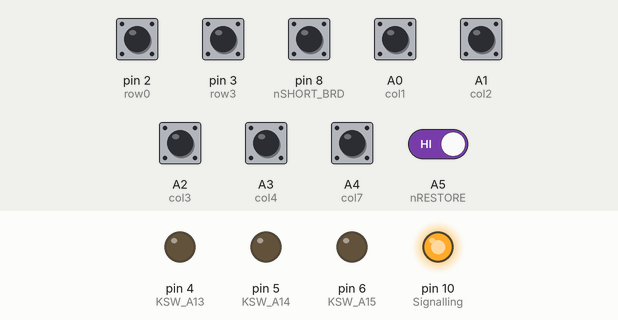
Bench run of a sketch on a simulated Arduino Uno, built with avr-gcc and run on an emulated ATmega328P. On the bench: output pins drawn as LEDs (lit = HIGH). Inputs (shaded band) come from the test bench; at power-on: A0 (col1), A1 (col2), A2 (col3), A3 (col4), A4 (col7), A5 (nRESTORE), pin 2 (row0), pin 3 (row3), pin 8 (nSHORT_BRD) HIGH. EEPROM starts erased; pins used as bus, display or sensor lines are not drawn; what the sketch prints to the serial monitor is not drawn.

Above: at 2.9 s.
3.0 s: A5 (nRESTORE) driven LOW
At 4.9 s:
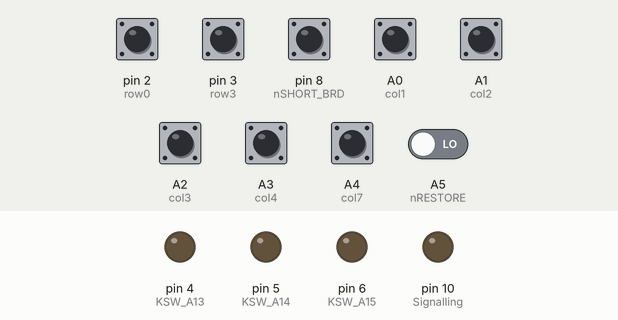
6.0 s: A5 (nRESTORE) driven HIGH
Timing chart, 0 to 9.0 s (numbered marks = the images above; inputs shaded):
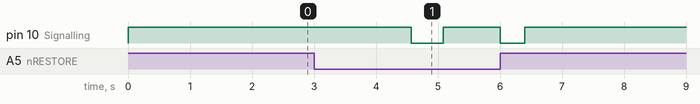

Measured:
- after the input at 3.0 s, pin 10 (Signalling): HIGH → LOW after 1.6 s, → HIGH 0.52 s later

The sketch:

c64kbksw.ino
```cpp
/*  Software for the keyboard controlled kernal switch
 *  by Sven Petersen, 2020
 *
 *  Revisioon history
 *  Rev. 0.0: initial release
 *  Rev. 0.1: since some games (e.g. Gyruss) modify the reset procedure, the "unstoppable reset" (= EXROM Reset) was
 *            implemented. Pressing RESTORE for approximatety 2-4 seconds is a normal reset, holding it longer =
 *            EXROM reset.
 *  Rev. 0.2: Implemented signalling on RESIO2.
 */

#define LED
//#define buzzer

#include <EEPROM.h>

/* Configuration */
const bool recover_empty = true;     //enable recover to Kernal one, in case an empty/not working kernal was selected
const int  NumKernal = 8;            //This is the highest valid Kernal number

/* pin definitions */
const int row0 = 2;         // Row signal, input, active low, INT0
const int row3 = 3;         // Row signal, input, active low, INT1
const int KSW_A13 = 4;      // output, A13 to kernal adaptor/switch
const int KSW_A14 = 5;      // output, A14 to kernal adaptor/switch
const int KSW_A15 = 6;      // output, A15 to kernal adaptor/switch
const int C64RESET = 7;     // output, RESET signal for the C64
const int col1 = A0;        // input, column signal, active low
const int col2 = A1;        // input, column signal, active low
const int col3 = A2;        // input, column signal, active low
const int col4 = A3;        // input, column signal, active low
const int col7 = A4;        // input, column signal, active low
const int nRESTORE = A5;    // input, RESTORE key, active low
const int nSHORT_BRD = 8;   // input, short board jumper
const int nEXROM = 9;       // /EXROM Pin connected to pin header J4, pin 5
// const int RSVD  = 10;    // reserved. Pin connected to pin header J4, pin 6
const int Signalling  = 10; // Pin for signaling (LED or buzzer with tone generator), pin header J4, pin 6

#ifdef buzzer
const bool sig_idle = LOW;   // idle level of J4, pin 6 (should be HIGH for a power LED)
#else
const bool sig_idle = HIGH;  // idle level of J4, pin 6 (should be HIGH for a power LED)
#endif

const int Restore_Count = 1500; // count appr. 2 seconds for RestoreKey before Reset
const int EXROM_Count = 3000;   // limit for EXROM reset
const int Sig_time = 500; // constant for signalling duration

/* other constants */
#define EEPROMAddr 0        // EEPROM Address of last kernal selection
#define ScanDelay 10000     // delay ibn ms before reset for no scan activity or an empty kernal memory slot, respectively

/* variables */
byte KOffset = 0;           // offset for kernal number
byte KNumber = 0;           // Kernal number
byte KAddr = 0;             // Address bits for Kernal
bool RestoreKey = 0;        // holds the info, if the restore key is pressed
bool oldRestoreKey = 0;     // remeber the old status to compare
int  countup = 0;           // counter for restore key time measurement
byte key = 128;             // calculate the Key
int  KMax;                  // holds the highest Kernal Number


/* Data Exchange variables for ISR (have to be volatile) */
volatile bool NumPressed = 0;  // ISR flag for number pressed
volatile bool NumOdd = 0;      // ISR flag for odd numbers. Row0 => odd numbers, Row3 => even numbers
volatile byte ColData = 0x1F;  // column data, read from PORTD

/* in case, the kernal switch switches to a memory slot without a proper kernal software
 *  there is no keyboard scan activity. That is why the kernal switch cannot detect keys anymore
 *  to circumvent this, the column scan activity is detected. If there is no activity after switching kernals
 *  the kernal is set to #1 and the C64 is reset.
 */
byte columns;           // variable for reading out the column
int scan_cnt;           // 5000 miliseconds without scan changing to kernal #1 and resetting
int scan_found;         // flag for keybioard activity detected
byte inactive = 0;      // keyboard scan inactive: 1 -> inactive, 0 = active
bool exrom_mode = 0;    // exrom reset: 0 => no, 1 => yes
int signalling_cnt = 0; // count down for signalling pin

void setup() {
  /* keyboard scan signals */
  pinMode( row0, INPUT_PULLUP);  // pullup required for MOS logic
  pinMode( row3, INPUT_PULLUP);  // pullup required for MOS logic
  pinMode( col1, INPUT_PULLUP);  // pullup required for MOS logic
  pinMode( col2, INPUT_PULLUP);  // pullup required for MOS logic
  pinMode( col3, INPUT_PULLUP);  // pullup required for MOS logic
  pinMode( col4, INPUT_PULLUP);  // pullup required for MOS logic
  pinMode( col7, INPUT_PULLUP);  // pullup required for MOS logic
  pinMode( nRESTORE, INPUT_PULLUP);  // pullup required for MOS logic
  pinMode( nEXROM, INPUT );      // it needs to be high impedance, will switch to LOW and OUTPUT when required.
  digitalWrite( nEXROM, HIGH );
  digitalWrite( Signalling, sig_idle ); // Signalling pin6, J4
  pinMode( Signalling, OUTPUT);

  /* jumper */
  pinMode(nSHORT_BRD, INPUT);   // jumper: LOW = Short Board => lowest kernal number is 1
  if (digitalRead(nSHORT_BRD) == LOW)
  {
    KOffset = 1; // it is a short board! kernal number offset is 1, since the BASIC is in the lowest 8k of the Kernal ROM
  }

  /* last kernal from eeprom */
  KNumber = EEPROM.read(EEPROMAddr);
  if ((KNumber < 1) || (KNumber > 8-KOffset)) { // if out of range, the first kernal is selected.
    KNumber = 1;
    EEPROM.write(EEPROMAddr, KNumber);
  }
  inactive = EEPROM.read(EEPROMAddr+1);         // keyscan inactive flag
  if (inactive > 1) {
    inactive = 0;
    EEPROM.write(EEPROMAddr+1, inactive);
  }
  exrom_mode = 0;                               // initialize exrom mode (for reset). 0 = no exrom reset

  KAddr = KNumber - 1 + KOffset; // Calculate the address bits.
  // For long boards, it should be between 0 and 7,
  // for short boards, it should be 1 to 7, because the first 8k are occupied by the BASIC ROM.

  /* Control outputs (for Kernal Adaptor and C64) */
  SetAddressBits( KAddr );        // set the MS address bits for the kernal ROM
  pinMode( KSW_A13, OUTPUT );     // make it an output
  pinMode( KSW_A14, OUTPUT );     // make it an output
  pinMode( KSW_A15, OUTPUT );     // make it an output
  digitalWrite( C64RESET, LOW );  // no reset for the C64
  pinMode( C64RESET, OUTPUT );    // make it an output

  if (recover_empty == true) {
    scan_cnt = ScanDelay;         // reset scan countdown
    scan_found = false;           // reset detection flag
    KMax = 8 - KOffset;
  }
  else {
    scan_cnt = 0;                 // reset scan countdown
    scan_found = true;            // reset detection flag
    KMax = NumKernal;
  }
  if (inactive == 1) {             // if scan timeout is inactive, just set scan_found
    scan_found = true;
    scan_cnt = 0;
  }

  attachInterrupt(digitalPinToInterrupt(row0), ISR_row0, LOW);
  attachInterrupt(digitalPinToInterrupt(row3), ISR_row3, LOW);

  Serial.begin(9600);  // start serial interface
  /* output status etc. */
  Serial.println( "\nC64 Keyboard Controlled Kernal Switch v0.20" );
  if (KOffset == 1) {
    Serial.println("Short Board configured.");
  }
  else {
    Serial.println("Long Board configured.");
  }
  if (recover_empty == true) {
    Serial.print("Empty Kernal slot (=scan activity) detection: ");
    if (inactive == 1 ) {
      Serial.println("inactive.");
    }
    else {
      Serial.println("active.");
    }
  }
  else {
    Serial.print("Number of Kernals: ");
    Serial.println(NumKernal);
  }
  Serial.print("Kernal number: ");
  Serial.println( KNumber );
}

/* This function sets the address bits on the pin header J4. Parameter is addr (0..7) */
void SetAddressBits( byte addr ) {
   digitalWrite( C64RESET, HIGH );                              // do it, while /reset is low (samle like the port pin is high)
   delay (50 );                                                 // wait 50 ms
   if ((addr & 1) == 0) {         // A13
    digitalWrite(KSW_A13, LOW);
  }
  else {
    digitalWrite(KSW_A13, HIGH);
  }
  if ((addr & 2) == 0) {          // A14
    digitalWrite(KSW_A14, LOW);
  }
  else {
    digitalWrite(KSW_A14, HIGH);
  }
  if ((addr & 4) == 0) {          // A15
    digitalWrite(KSW_A15, LOW);
  }
  else {
    digitalWrite(KSW_A15, HIGH);
  }
}

void ResetC64() {
  digitalWrite( Signalling, !sig_idle );                     // Signalling active
  digitalWrite( C64RESET, HIGH );                            // issue a reset pulse for the C64
  delay( 100 );                                              // 100ms delay
  if (exrom_mode == 1) {
    digitalWrite( nEXROM, LOW );                             // exrom pin low
    pinMode( nEXROM, OUTPUT );                               // and output
  }
  delay( 300 );                                              // pulse duration: 100+300ms
  digitalWrite( C64RESET, LOW );
  if (exrom_mode == 1) {
    delay( 300 );                                            // EXROM should be 300ms longer LOW than RESET
    pinMode( nEXROM, INPUT );                                // and input = high impedance (HIZ)
    digitalWrite( nEXROM, HIGH );                            // exrom pin high
  }
  if ((recover_empty == true) && (inactive == 0)) {
    scan_cnt = ScanDelay;                                    // reset scan countdown
    scan_found = false;                                      // reset detection flag
  }
  else {
    scan_cnt = 0;
    scan_found = true;
  }
  countup = 0;
  digitalWrite( Signalling, sig_idle );                      // Signalling inactive
}

void SwitchKernal() {
  digitalWrite( C64RESET, HIGH );                            // issue a reset pulse for the C64
  SetAddressBits( KAddr );                                   // set the address bits A15..A13
  Serial.print("Change to Kernal number: ");                 // send the status to serial
  Serial.println( KNumber );
  ResetC64();                                                // Reset the C64
  delay( 2000 );                                             // give some delay to release the RESTORE key
}

// Interrupt Service Routine for Row0
void ISR_row0() {
  if (NumPressed == 0) {                  // only process info, after the flag was reset by main routine
     ColData = PINC & 0x1F;               // read the columns
     scan_found = true;                   // any activity here indicates a working kernal
     NumOdd = 1;                          // row0 has the odd numbers
     if ((ColData != 0x1F) && (ColData !=0)) {               // only set the flag, when a number is pressed
       NumPressed = 1;
     }
  }
}

// Interrupt Service Routine for Row3
void ISR_row3 () {
  if (NumPressed == 0) {                  // only process info, after the flag was reset by main routine
     ColData = PINC & 0x1F;               // read the columns
     scan_found = true;                   // any activity here indicates a working kernal
     NumOdd = 0;                          // row3 has the even numbers
     if ((ColData != 0x1F) && (ColData !=0)) { // only set the flag, when a number is pressed
       NumPressed = 1;
     }
  }
}

void loop() {
  /* find the scan activity to make sure, the selected Kernal is working */
  if (scan_found == false) {                            // if not yet a scan activity is detected
    columns = PINC & 0x1F;                              // read the column data
    if ((columns != 0x1F)) {                            // activity found?
      scan_found = true;                                // set flag
      Serial.println( "Keyboard scan detected.");
    }
    else {
      if (scan_cnt > 0) {                               // if the count down is not elapsed
        scan_cnt--;                                     // then decrement
        delayMicroseconds( 33 );
      }
      else {
        Serial.println( "No keyboard scan detected.");  // the count down is elapsed!
        KNumber = 1;                                    // Set Kernal Number 1 (it is assumed, that this is not empty)
        EEPROM.write(EEPROMAddr, KNumber);              // and save in EEPROM
        KAddr = KOffset;                                // Calculate the address bits.
        SwitchKernal();                                 // Switch Kernal Number and reset C64
      }
    }
  }

  /* process restore key */
  if (digitalRead( nRESTORE ) == HIGH) {
     if (RestoreKey == 1) {                // now no RESTORE, but last status was RESTORE => Restore key released
        if (countup > EXROM_Count) {       // is the limit for EXROM reset reached?
          exrom_mode = 1;
          Serial.print( "EXROM mode: ");
        }
        if (countup > Restore_Count) {
          Serial.println("Restore key => Reseting the C64");
          ResetC64();                      // RESET the C64
          exrom_mode = 0;
        }
     }
     RestoreKey = 0;                      // in case the reading is HIGH, the Restore key is not pressed
     countup = 0;                         // restart the count down
  }
  else {
    RestoreKey = 1;                       // in case the restore is pressed, count up
    countup++;
    if (countup == Restore_Count ) {
       digitalWrite( Signalling, !sig_idle );
       signalling_cnt = Sig_time;
    }
    if (countup > EXROM_Count) {          // time limit for EXROM reached?
       exrom_mode = 1;                    // activate EXROM mode
       Serial.println("EXROM mode: Restore key => Reseting the C64");
       ResetC64();                        // reset the C64
       RestoreKey = 0;                    // restart the restore key
       countup = 0;                       // restart the count down
       exrom_mode = 0;                    // reset EXROM mode
    }
  }
  if (signalling_cnt > 0) {
    if (--signalling_cnt == 0) {
      digitalWrite( Signalling, sig_idle );
    }
  }
  /* The ISR will set NumPressed to 1, in case some number key is pressed
     In case something is found, the column data, which was read by the ISR
     is being processed here.
  */
  if (NumPressed == 1) {                     // if a number key is pressed: process the data
    if ((ColData & B00010000) == 0) {        // column 7: "1"
      key = 1;
    }
    else if ((ColData & B00000001) == 0) {   // column 1: "3"
      key = 3;
    }
    else if ((ColData & B00000010) == 0) {   // column 2: "5"
      key = 5;
    }
    else if ((ColData & B00000100) == 0) {   // column 3: "7"
      key = 7;
    }
    else if ((ColData & B00001000) == 0) {   // column 4: "9"
      key = 9;
    }
    /*
     * The even numbers are on row 3, the odd numbers are on row 1
     * NumOdd is set by the ISR
    */
    if (NumOdd == 0) {                       // the even number are higher by one
      key++;
    }
    if (key == 10) {                         // in case it is a "0"
      key = 0;
    }
    Serial.print("Key ");
    Serial.print(key);
    Serial.println(" detected.");
    if ((key > 0) && (key < KMax+1) && (RestoreKey == 1)) {       // restore pressed and key in range
       KNumber = key;                                             // set Kernal Number
       EEPROM.write(EEPROMAddr, KNumber);                         // write it to the EEPROM
       KAddr = KNumber - 1 + KOffset;                             // Calculate the address bits.
                                                                  // For long boards, it should be between 0 and 7,
                                                                  // for short boards, it should be 1 to 7, because the first 8k are occupied by the BASIC ROM.
       inactive = 0;                                              // every valid kernal leaves inactive state
       EEPROM.write(EEPROMAddr+1, inactive);                      // write it to EEPROM
       SwitchKernal();                                            // Switch Kernal Number and reset C64
    }
    else if ((key == 0) && (RestoreKey == 1)) {                   // key "0" switches to kernal #1 and enters inactive state
      KNumber = 1;                                                // inactove means, that the initial key scan timeout is inactive
      EEPROM.write(EEPROMAddr, KNumber);                          // which is useful for catridges, that do not perform a keyboard scan
      KAddr = KNumber - 1 + KOffset;
      inactive = 1;                                               // enter inactive state
      EEPROM.write(EEPROMAddr+1, inactive);                       // write it to EEPROM
      Serial.println( "Kernal 1 and scan timeout inactive." );    // send to serial
      SwitchKernal();                                             // Switch Kernal Number and reset C64
    }
    else {
      key = 128;                                                  // reset the key number
    }
    NumPressed = 0;                                               // reset the flag, so the ISR can process key matrix again
  }
  else {
    key = 128;                                                    // reset the key number
  }
  delayMicroseconds( 1000 );                                      // delay 1ms per loop (not calibrated)
}
```
